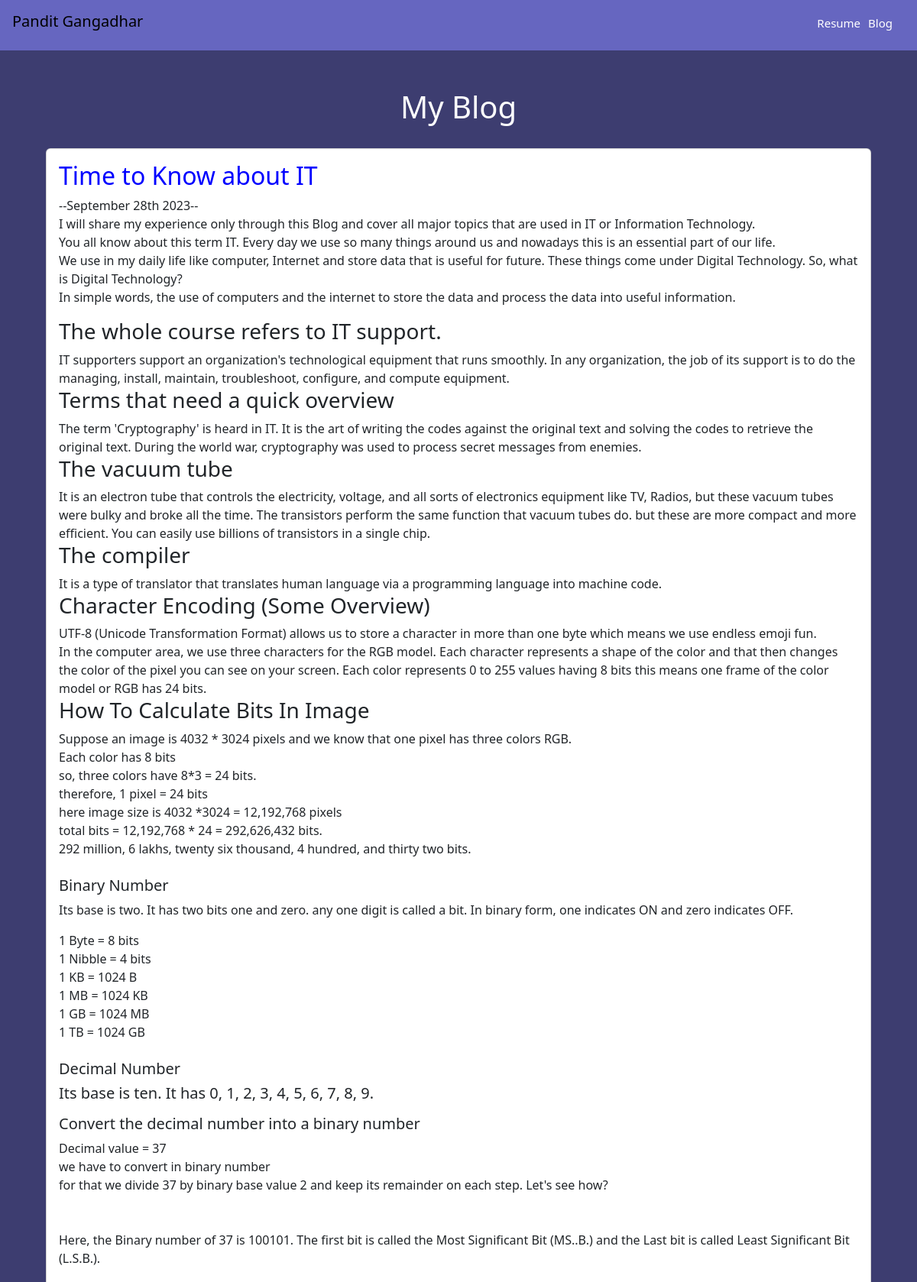
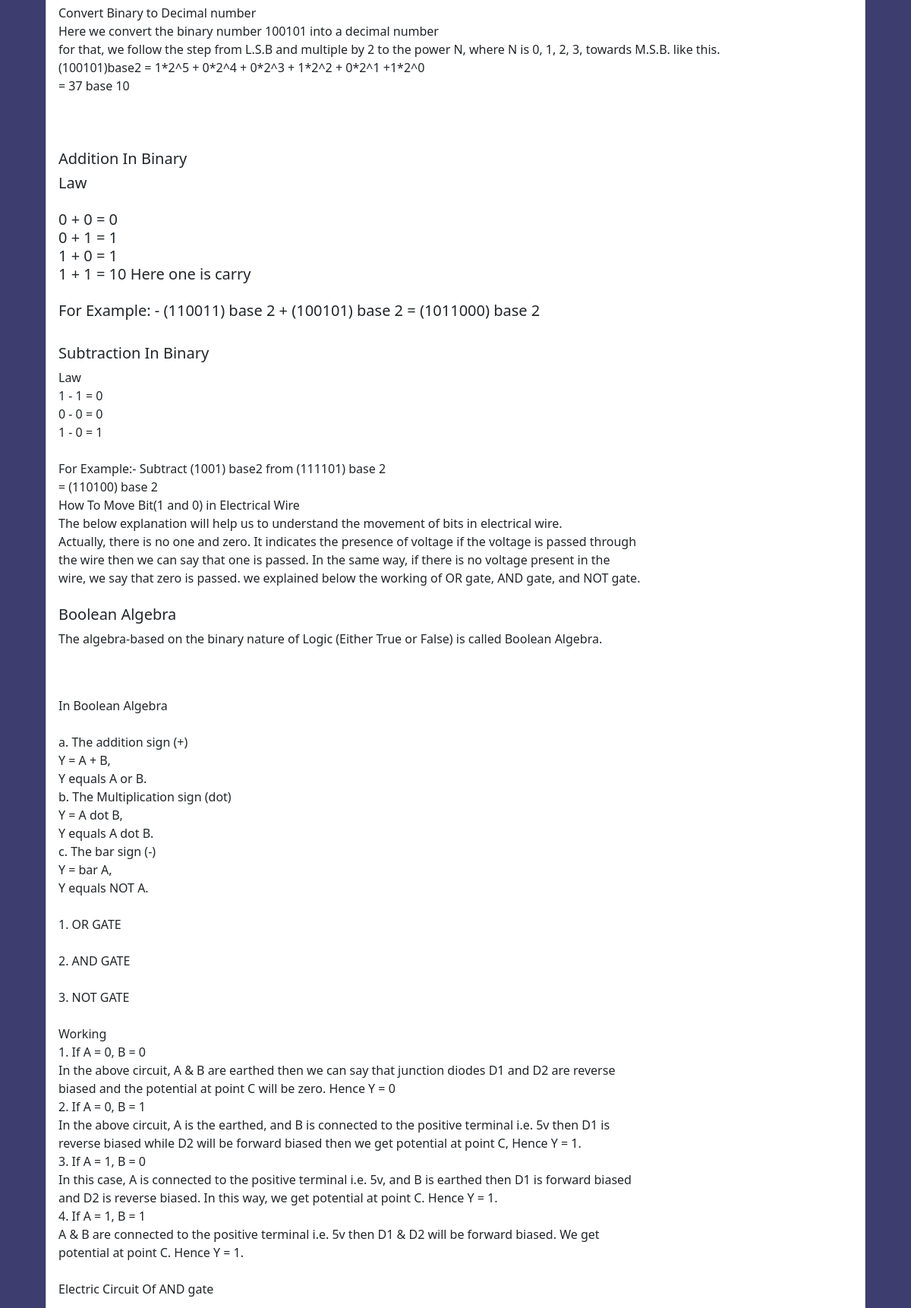
Page /blog/3 (upper part) on the committed database (2 pictures, top to bottom).
### blog/models.py (models this page shows, shortened)
class Blog(models.Model):
    title=models.CharField(max_length=200)
    description=models.TextField()
    date=models.DateField()

### blog/views.py (the view)
# urls.py: path('<int:blog_id>', views.details, name='details'),
def details(request, blog_id):
    blog = get_object_or_404(Blog, pk=blog_id)
    return render(request, 'blog/details.html', {'blog':blog})

### blog/templates/blog/details.html
{% block content %}
    <h1 class="text-center marginX text-color">My Blog</h1>
    <div class="card mb-3 Box09">
        <div class="card-body">
            <h2 style="color:blue">{{ blog.title }}</h2><span class="date">--{{ blog.date|date:'F jS Y' }}--</span>
            <p>{{ blog.description | safe }}</p>
        </div>
    </div>
{% endblock %}

### portfolio/static/portfolio/styles.css (style rules this page uses)
* { margin: 0; padding: 0; }
body { background-color: rgb(61, 61, 112); }
.Box09 { width: 90%; margin: 10px auto; }
.text-color { color: white; }
.marginX { margin-top: 50px; margin-bottom: 30px; }

### rows in the picture
Blog: title "Time to Know about IT", date "September 28th 2023", description "I will share my experience only through this Blog and cover all major topics that are used in IT or Information Technology. You all know about this term IT. Every day we use so many things around us and nowadays this is an essential part of our life. We use in my daily life like computer, Internet and store data that is useful for future. These things come under Digital Technology. So, what is Digital Technology? In simple words, the use of computers and the internet to store the data and process the data into useful information. The whole course refers to IT support. IT supporters support an organization's technological equipment that runs smoothly. In any organization, the job of its…"
